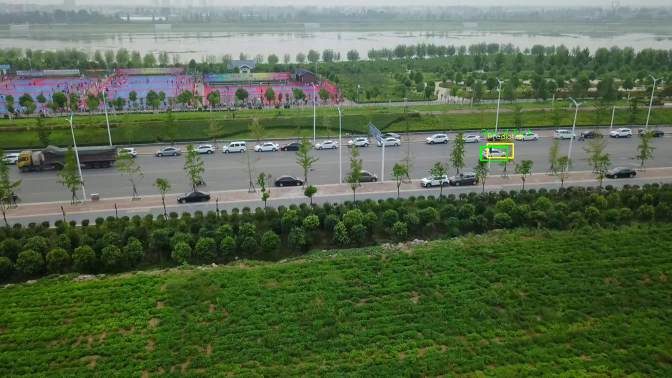
#> input picture frame 2 of video/uav0000003_00000_s.mp4, 1344 x 756 px, given in place of VIDEO-20250115-212202.mp4, which was not available (shown at 1/2 size)
$ jupyter execute --allow-errors test.ipynb
#> lines starting #> are read from the running program, lines starting #| are printed output that depends on the picture; pictures that were not available may be replaced by others from this repository, and a replacement may not be noted
### code/feature_detection/shi_tomasi.py
import numpy as np
import cv2 as cv
from feature_detection.feature_detector import FeatureDetector
from typing import Dict

class ShiTomasiDetector(FeatureDetector):
    def __init__(self, params : Dict = {"maxCorners": 100, "qualityLevel": 0.01, "minDistance": 10}):
        self.params = params

    def detect_features(self, image: np.ndarray) -> np.ndarray:

        if len(image.shape) > 2:
            image = cv.cvtColor(image, cv.COLOR_BGR2GRAY)

        kp = cv.goodFeaturesToTrack(image, **self.params)

        return np.squeeze(kp)

### code/tracker.py
from typing import Dict, Tuple

import numpy as np

from feature_description.feature_descriptor import FeatureDescriptor
from feature_detection.feature_detector import FeatureDetector
from optical_flow.bounding_box import BoundingBox
from optical_flow.bounding_box import expand_bounding_box
from optical_flow.bounding_box import bound_bounding_box
from optical_flow.gu import Gu
from optical_flow.optical_flow import OpticalFlow
from optical_flow.points_utils import compute_bbox
from optical_flow.points_utils import subset_points
from segmentation.image_segmenter import ImageSegmenter
from segmentation.segmentation_utils import cleanup
from segmentation.segmentation_utils import image_bbox


class Tracker():

    def __init__(self,
                 first_frame : np.ndarray,
                 initial_bbox : BoundingBox,
                 feature_detector : FeatureDetector,
                 optical_flow : OpticalFlow,
                 feature_descriptor : FeatureDescriptor,
                 segmenter : ImageSegmenter,
                 gu_params : Dict):

        # Saving parameters
        self.previous_frame = first_frame
        self.previous_bbox = initial_bbox

        self.feature_detector = feature_detector
        self.optical_flow = optical_flow

        self.feature_descriptor = feature_descriptor
        self.segmenter = segmenter

        # Statistics
        self.frame_number = -1
        self.recovery_moment = []
        self.lk_errors = []

        # Optical flow tracker
        ## Initialize optical flow points
        self.points = self.feature_detector.detect_features(self.previous_frame)
        self.points = subset_points(self.points, self.previous_bbox)

        ## bounding box properties
        self.frame_dimension = first_frame.shape
        self.full_frame_bbox = BoundingBox(0, 0, self.frame_dimension[1], self.frame_dimension[0])

        # Online Classifier Tracker
        ## Trigger parameter
        self.gu_frequency = 3
        self.last_recovery = 0
        self.point_expansion_search = 1
        self.min_points_ratio = 0.5
        self.error_trigger = 6

        self.min_points = self.min_points_ratio * self.points.shape[0]
        self.abs_min_points = 3

        self.recovery_missing_point_expansion = 1.1


        ## Search parameters
        self.recovery_expansion = 5
        self.min_area_ratio = 1/100

        self.gu = Gu(self.previous_frame, self.previous_bbox, self.feature_descriptor, **gu_params)


    # [116 lines left out: functions track, __recover_bbox, not called in this run]

### code/optical_flow/bounding_box.py
from dataclasses import dataclass

import numpy as np

@dataclass
class BoundingBox:
    x : int
    y : int
    w : int
    h : int

    def __post_init__(self):
        self.cx = int(self.x + self.w/2)
        self.cy = int(self.y + self.h/2)


def center_to_bbox(cx : float, cy : float, w : float, h : float) -> BoundingBox:
    return BoundingBox(int(cx - w / 2), int(cy - h/2), int(w), int(h))

def scale_bounding_box(bbox : BoundingBox, scale : float) -> BoundingBox:
    return BoundingBox(int(bbox.x * scale), int(bbox.y * scale), int(bbox.w * scale), int(bbox.h * scale))

def expand_bounding_box(bbox : BoundingBox, scale : float) -> BoundingBox:
    return center_to_bbox(bbox.cx, bbox.cy, scale * bbox.w, scale * bbox.h)

# [8 lines left out: function bound_bounding_box, not called in this run]

### code/feature_description/orb_descriptor.py
import numpy as np
import cv2 as cv
from feature_description.feature_descriptor import FeatureDescriptor

class ORBDescriptor(FeatureDescriptor):

    def __init__(self, params={}):
        """
        Initializes the ORB descriptor with optional parameters.
        """
        super().__init__()
        self.orb_obj = cv.ORB_create(**params)

    # [25 lines left out: function detect_features, not called in this run]

### code/optical_flow/lucas_kanade.py
import cv2 as cv
from optical_flow.optical_flow import OpticalFlow
import numpy as np

class LucasKanade(OpticalFlow):

    def __init__(self, lk_params = {}):
        self.lk_params = lk_params


    # [22 lines left out: function track_frame, not called in this run]

### code/segmentation/fuzzy_c_means.py
from segmentation.image_segmenter import ImageSegmenter
import numpy as np
from scipy.signal import convolve2d

# [10 lines left out: function get_d, not called in this run]

class FuzzyCMeansSegmenter(ImageSegmenter):

    def __init__(self, n_groups: int, target_error: float, neighbourhood_size: int, m: float, lambda_val: float,
                 max_iter: int):
        # TODO finish arg parsing + default values

        self.n_groups = n_groups
        self.target_error = target_error
        self.neighbourhood_size = neighbourhood_size
        self.m = m
        self.lambda_val = lambda_val
        self.max_iter = max_iter

        self.p = 1
        self.q = 1
        self.epsilon = 0
        self.__min_clip = 1e-5

    # [108 lines left out: functions segment_image, __update_u, __compute_centroids, __compute_error, __compute_pixel_dist, not called in this run]

### test.ipynb
[cell 1]
import sys
import numpy as np
import cv2 as cv
import matplotlib.pyplot as plt
import matplotlib.patches as patches
from tqdm import tqdm
from typing import Tuple
import pandas
import seaborn

[cell 2]
sys.path.append("/home/alexis/Documents/COMP558/COMP558-FinalProject/code/")
# sys.path.append("/workspaces/python-opencv/repo/code/")

[cell 3]
from tracker import Tracker
from optical_flow.bounding_box import BoundingBox
from feature_detection.shi_tomasi import ShiTomasiDetector
from feature_description.orb_descriptor import ORBDescriptor
from optical_flow.lucas_kanade import LucasKanade
from segmentation.fuzzy_c_means import FuzzyCMeansSegmenter

[cell 4]
video_name = "/home/alexis/Documents/master/vision/repo/libfreenect/wrappers/python/out/VIDEO-20250115-212202.mp4"
depth_name = "/home/alexis/Documents/master/vision/repo/libfreenect/wrappers/python/out/DEPTH-20250115-212202.mp4"

output_name = "out/complete7.mp4"

[cell 5]
x, y, w, h = 270, 260, 100, 75

shi_tomasi_params = {"params" : {"maxCorners" : 1000, "qualityLevel" : 0.01, "minDistance" : 5, "blockSize" : 5}}
orb_params = {"params": {"nfeatures" : 1000, "edgeThreshold" : 15, "patchSize" : 10}}
gu_params = {"_lambda" : 4/5, "frame_buffer" : 60, "gamma" : 0.1, "gamma_fit" : 1, "gamma_area" : 0.1, "gamma_drift" : 0.5}
lucas_kanade_params = {}
c_means_params = {"n_groups" : 1, "target_error" : 0, "neighbourhood_size" : 10, "m" : 2, "lambda_val" : 2, "max_iter" : 1}

[cell 6]
initial_bbox = BoundingBox(x, y, w, h)

feature_detector = ShiTomasiDetector(**shi_tomasi_params)
feature_descriptor = ORBDescriptor(**orb_params)
optical_flow = LucasKanade(**lucas_kanade_params)
segmenter = FuzzyCMeansSegmenter(**c_means_params)

[cell 7]
cap_video = cv.VideoCapture(video_name)
cap_depth = cv.VideoCapture(depth_name)

ret_video, frame_video = cap_video.read()
#> frame_video is the input picture: shape (756, 1344, 3); mean B, G, R 74, 104.4, 86.7
ret_depth, frame_depth = cap_depth.read()

[cell 8]
fig, ax = plt.subplots()

ax.imshow(frame_video[:,:,::-1])

rect = patches.Rectangle((initial_bbox.x, initial_bbox.y), initial_bbox.w, initial_bbox.h, linewidth=1, edgecolor='r', facecolor='none')
ax.add_patch(rect)

plt.show()
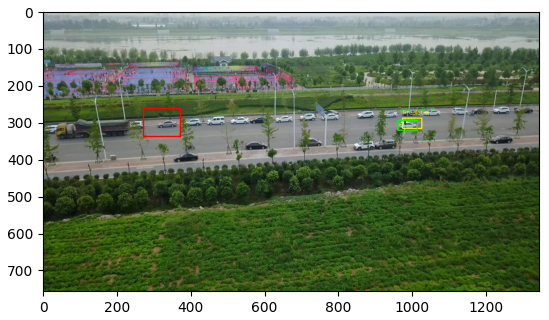
#> figure drawn by matplotlib, 1 panel

#> (a cell that did not finish here is left out)

#> in detect_features, `image = cv.cvtColor(image, cv.COLOR_BGR2GRAY)`:
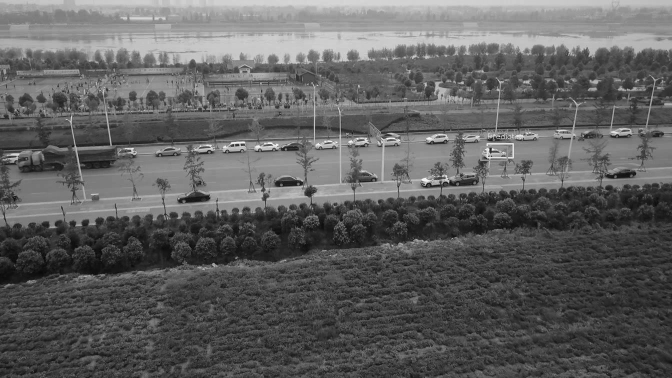
#> image: shape (756, 1344) (shown at 1/2 size); min 2, max 255, mean 95.6
#> in detect_features, `kp = cv.goodFeaturesToTrack(image, **self.params)`: kp = 1000 rows, first 8: [1005, 274], [999, 273], [985, 299], [994, 274], [850, 369], [482, 289], [468, 289], [477, 290]
#> in __init__, `self.points = self.feature_detector.detect_features(self.previous_frame)`: self.points = 1000 pairs, first value 1 to 1332, second value 36 to 753

[cell 10]
fps = cap_video.get(cv.CAP_PROP_FPS)

fourcc = cv.VideoWriter_fourcc(*'mp4v')
video_writer = cv.VideoWriter(output_name, fourcc, fps, frame_video.shape[:-1][::-1])

[cell 11]
minDistance = -10
scaleFactor = 0.0021

def img_to_coord(depth : np.ndarray):

    distance = 100/(-0.00307 * depth * (2 ** 2) + 3.33)

    img_h, img_w = depth.shape[0:2]

    a = np.arange(img_w)
    b = np.arange(img_h)

    i, j = np.meshgrid(a, b)

    z = distance
    x = (i - img_w / 2) * (z + minDistance) * scaleFactor
    y = (j - img_h / 2) * (z + minDistance) * scaleFactor

    return np.dstack([x, y, z])

[cell 12]
kernel = np.ones((3, 3), np.uint8)
blockSize = 201
C = 2
morphIter = 3

inlay = 1/3

def get_roi_3d_coordinate(depth_frame : np.ndarray, bbox : BoundingBox) -> Tuple[float, float, float]:
    gray = cv.cvtColor(depth_frame, cv.COLOR_BGR2GRAY)

    coords = img_to_coord(gray)[int(bbox.y + inlay * bbox.h):int(bbox.y + (1 - inlay) * bbox.h), int(bbox.x + inlay * bbox.w):int(bbox.x + (1 - inlay) * bbox.w), ...]

    return np.mean(coords, axis = (0, 1))

[cell 13]
length = int(cap_video.get(cv.CAP_PROP_FRAME_COUNT))

bbox_loc = np.zeros((length, 4))
point_loc = np.zeros((length, 3))

#> (the rest of this cell did not finish here and is left out)

[cell 14]
video_writer.release()

[cell 15]
df = pandas.DataFrame(point_loc.copy(), columns = ('x', 'y', 'z'))

# remove outliers
df.loc[df['z'] > 200] = np.nan
df = df.interpolate(method='linear')


seaborn.lineplot(df).set(title = "Coordinates of tracked object",
                         xlabel = "Frame number",
                         ylabel = "Coordinate (cm)")
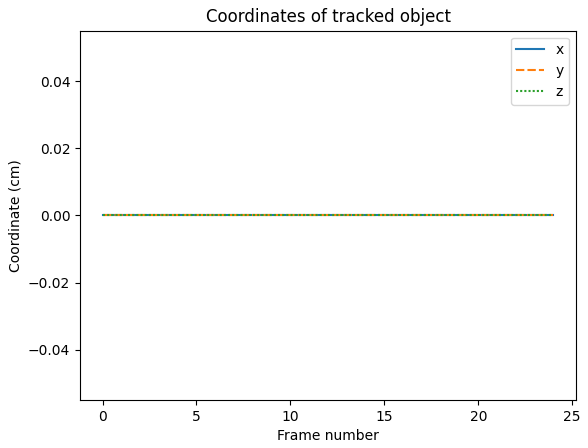
#> figure drawn by matplotlib, 1 panel

$ run again, starting later in the video
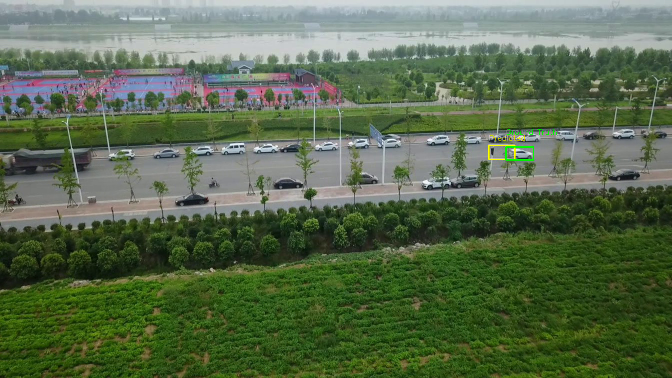
#> input picture frame 11 of video/uav0000003_00000_s.mp4, 1344 x 756 px, given in place of VIDEO-20250115-212202.mp4, which was not available (shown at 1/2 size)
#> frame_video is the input picture: shape (756, 1344, 3); mean B, G, R 75.7, 105.6, 88
#> `plt.show()`:
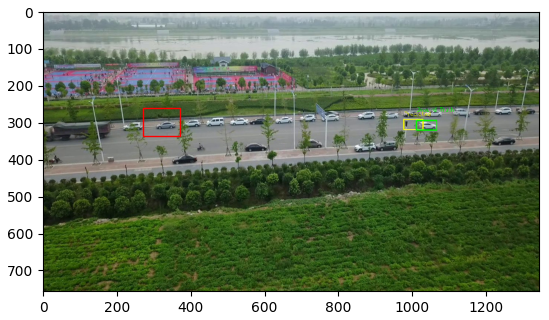
#> figure drawn by matplotlib, 1 panel
#> in detect_features, `image = cv.cvtColor(image, cv.COLOR_BGR2GRAY)`:
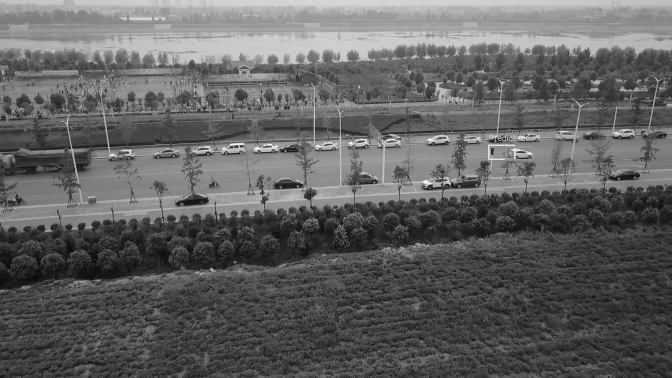
#> image: shape (756, 1344) (shown at 1/2 size); min 0, max 255, mean 96.9
#> kp = 1000 rows, first 8: [1008, 277], [1002, 276], [480, 292], [997, 277], [852, 373], [475, 293], [468, 292], [1047, 280]
#> self.points = 1000 pairs, first value 3 to 1335, second value 37 to 741

$ run again, starting later in the video
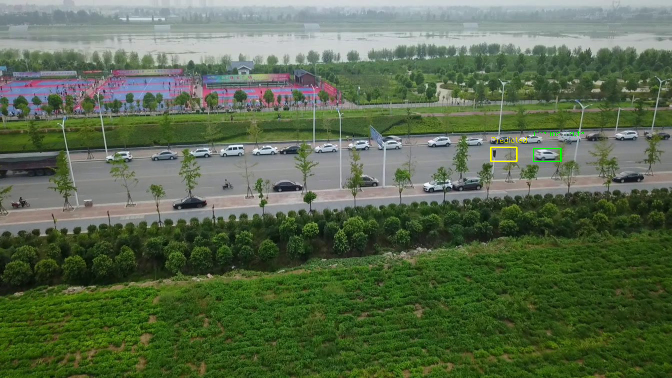
#> input picture frame 20 of video/uav0000003_00000_s.mp4, 1344 x 756 px, given in place of VIDEO-20250115-212202.mp4, which was not available (shown at 1/2 size)
#> frame_video is the input picture: shape (756, 1344, 3); mean B, G, R 77.5, 105.7, 89.3
#> `plt.show()`:
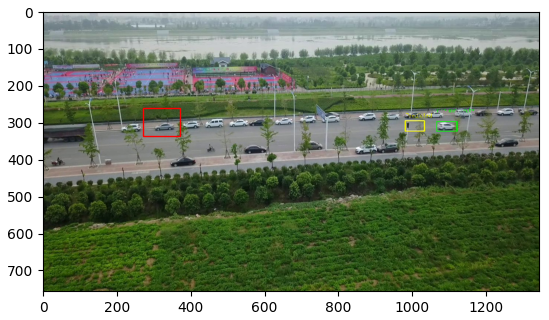
#> figure drawn by matplotlib, 1 panel
#> in detect_features, `image = cv.cvtColor(image, cv.COLOR_BGR2GRAY)`:
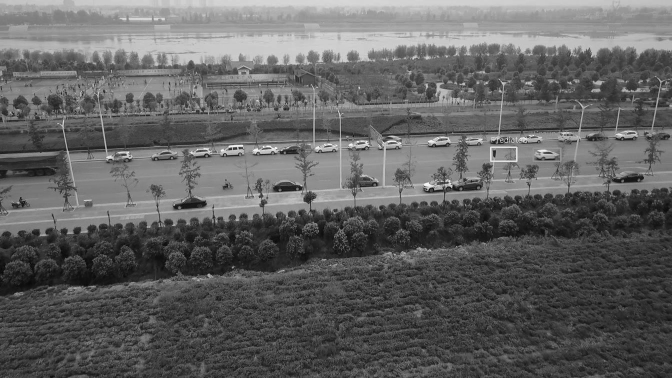
#> image: shape (756, 1344) (shown at 1/2 size); min 0, max 255, mean 97.5
#> kp = 1000 rows, first 8: [1012, 278], [1001, 281], [1006, 279], [1012, 283], [1051, 283], [478, 295], [472, 297], [855, 379]
#> self.points = 1000 pairs, first value 1 to 1341, second value 37 to 731
